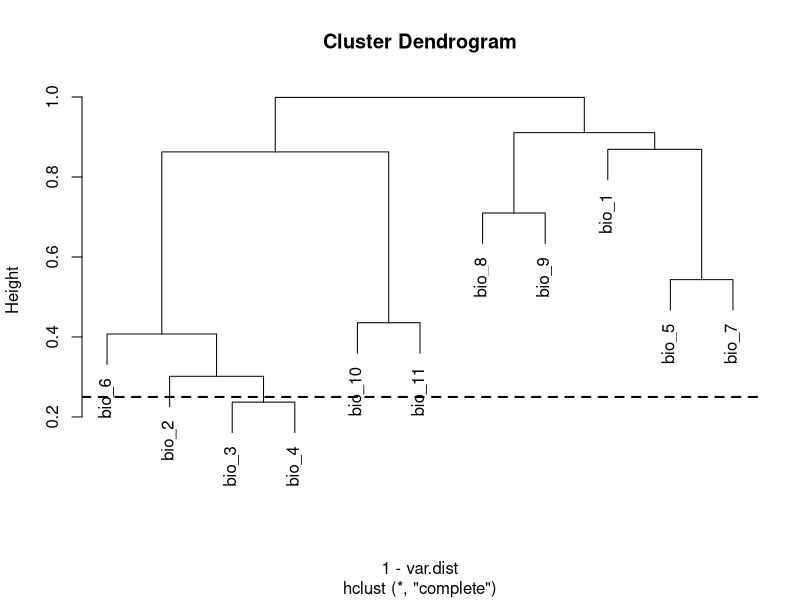

This figure's R source:
## ---- chunk 1
knitr::opts_chunk$set(echo = TRUE)
## ---- chunk 2
inc_data_inc = read.table("species_for_varcorr.txt", header=T, row.names =1, sep ="\t")

## ---- chunk 3
cor.df <- cor(inc_data_inc, method = "pearson")

## ---- chunk 4
var.dist <- abs(as.dist(cor.df))
## ---- chunk 5
var.cluster <- hclust(1-var.dist)

## ---- chunk 6
plot(var.cluster)
abline(h=0.25, lty=2, lwd=2)
